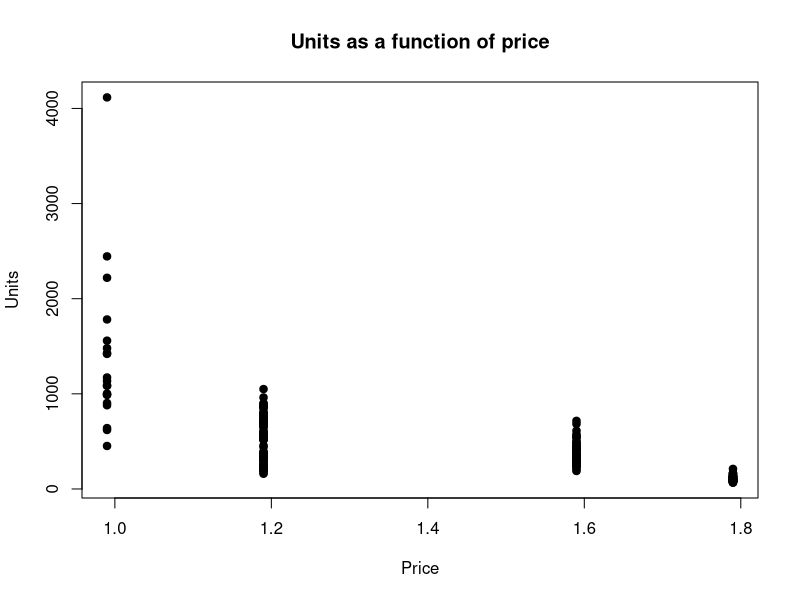
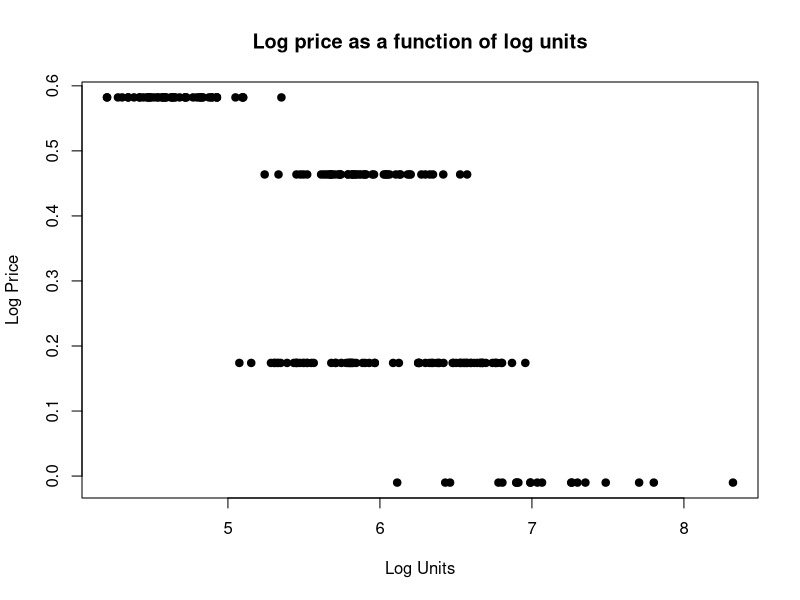

The R script that drew these images, in order:
## ---- chunk 1
# We recommend including this entire code chunk at the top of all 
# your R Markdown files. 'include=FALSE' omits this code in the output
# but R still runs it.

# Load libraries needed for analysis
library(knitr)                 # Creating PDF output using Markdown
library(tidyverse)             # Data manipulation and graphing
library(readxl)                # To use read_excel()
library(psych)                 # To use corr.test() for correlation matrices
theme_set(theme_bw())          # Get rid of gray background in plots

# Set some defaults for the R Markdown document
opts_chunk$set(echo=TRUE,      # Print the code in all the chunks
               warning=FALSE,  # Don't print warning statements
               message=FALSE,  # Don't print other R output messages
               comment=NA)     # Helps produce prettier output
## ---- chunk 2
# Read in the data
df <- read_excel("small_salsa.xlsx")

# Create logged prices and quantities
df <- df %>% 
  mutate(ln_p = log(price),
         ln_q = log(units),
         Dholiday = factor(holiday),
         Dstore = factor(store),
         Dzone= factor(zone))

## ---- chunk 3
#plot price versus units
plot(df$price, df$units,main="Units as a function of price",xlab="Price",ylab="Units",pch=19)

plot(df$ln_q,df$ln_p,main="Log price as a function of log units",xlab="Log Units",ylab="Log Price",pch=19)
## ---- chunk 4
corr.test(df %>% select(price, pop, units, holiday))
## ---- chunk 5
reg1 <- lm(ln_q ~ ln_p + Dzone + Dholiday, data=df)
summary(reg1)
## ---- chunk 6
# More code here

